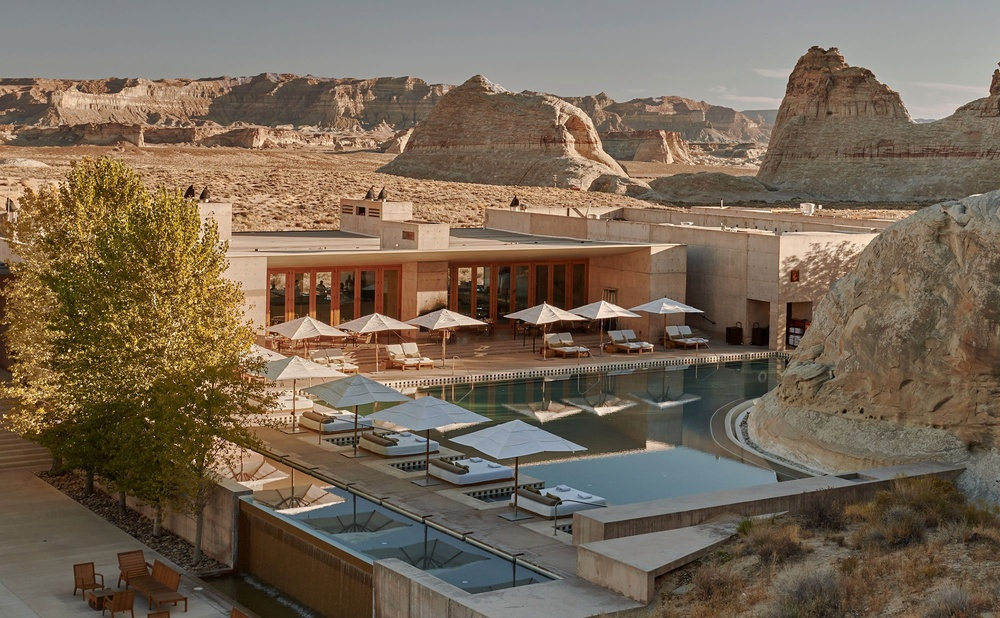
#> input picture Week-1/img/amangiri.jpg, 1000 x 618 px, shrunk from 2000 x 1235 before the run, found by its file name
$ jupyter execute practice-3.ipynb
#> lines starting #> are read from the running program, lines starting #| are printed output that depends on the picture
[cell 1]
import cv2

[cell 2]
import os

[cell 3]
image_path = r'Desktop/Coursework/CSC 418 Special Topics CS/week-1/img/amangiri.jpg'

[cell 4]
directory = r'Desktop/Coursework/CSC 418 Special Topics CS/week-1/img'

[cell 5]
img = cv2. imread (image_path, 0)
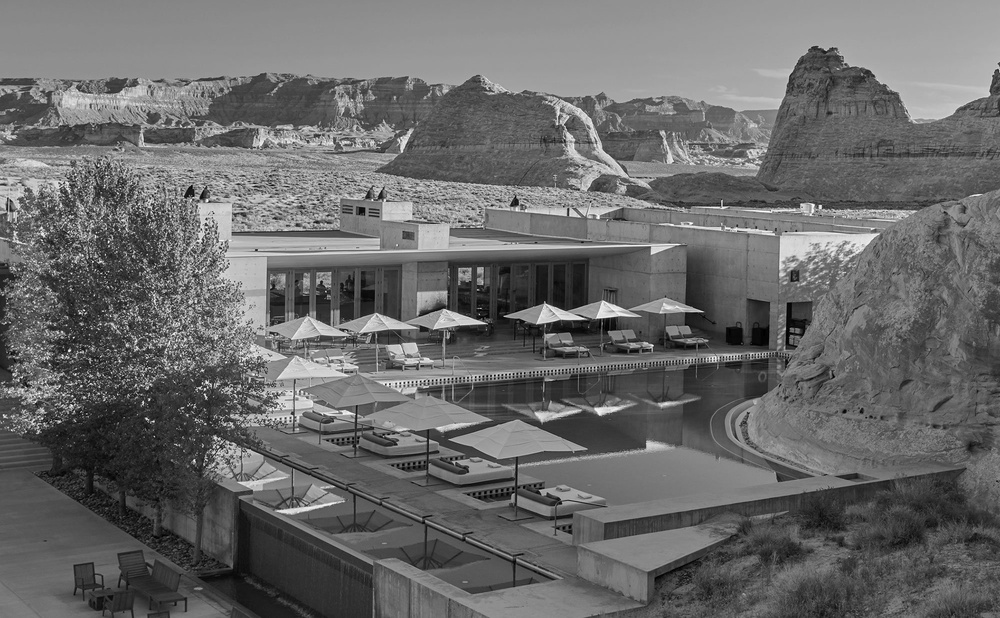
#> img: shape (618, 1000); min 0, max 255, mean 105.7

[cell 6]
os.chdir (directory)

[cell 7]
print("Before saving image:")

[cell 8]
print(os.listdir(directory))

[cell 9]
filename = 'grayImage. jpg'

[cell 10]
cv2.imwrite(filename, img)
#> Out = True
